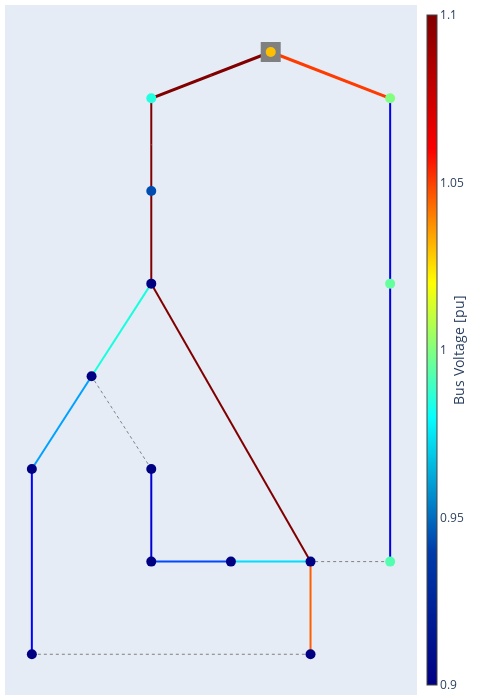

Source (notebook cell):
### Code cell
pp.runpp(network)
pp.plotting.plotly.pf_res_plotly(network, auto_open=False)

### Figure 1 — Plotly figure (JSON) as saved in the notebook; plotly's stock layout.template omitted (floating-point values rounded to 4 significant figures)
{"data": [{"hoverinfo": "text", "legendgroup": "lines", "line": {"color": "rgb(127.5,0.0,0.0)", "dash": "solid", "width": 2}, "mode": "lines", "name": "lines", "showlegend": true, "text": "Line 1-2<br />I = 175.585 %<br />I_from = 0.254 kA<br />I_to = 0.255 kA<br />", "type": "scatter", "x": [4.0, 4.0, 4.0], "y": [15.0, 14.0, 13.0]}, {"hoverinfo": "text", "legendgroup": "lines", "line": {"color": "rgb(127.5,0.0,0.0)", "dash": "solid", "width": 2}, "mode": "lines", "name": "lines", "showlegend": false, "text": "Line 2-3<br />I = 175.916 %<br />I_from = 0.255 kA<br />I_to = 0.255 kA<br />", "type": "scatter", "x": [4.0, 4.0, 4.0], "y": [13.0, 12.0, 11.0]}, {"hoverinfo": "text", "legendgroup": "lines", "line": {"color": "rgb(24.999999999999996,255.0,221.7741935483871)", "dash": "solid", "width": 2}, "mode": "lines", "name": "lines", "showlegend": false, "text": "Line 3-4<br />I = 37.997 %<br />I_from = 0.055 kA<br />I_to = 0.055 kA<br />", "type": "scatter", "x": [4.0, 3.25, 2.5], "y": [11.0, 10.0, 9.0]}, {"hoverinfo": "text", "legendgroup": "lines", "line": {"color": "rgb(0.0,160.5,255.0)", "dash": "solid", "width": 2}, "mode": "lines", "name": "lines", "showlegend": false, "text": "Line 4-5<br />I = 28.399 %<br />I_from = 0.041 kA<br />I_to = 0.041 kA<br />", "type": "scatter", "x": [2.5, 1.75, 1.0], "y": [9.0, 8.0, 7.0]}, {"hoverinfo": "text", "legendgroup": "lines", "line": {"color": "rgb(0.0,0.0,255.0)", "dash": "solid", "width": 2}, "mode": "lines", "name": "lines", "showlegend": false, "text": "Line 5-6<br />I = 12.163 %<br />I_from = 0.017 kA<br />I_to = 0.018 kA<br />", "type": "scatter", "x": [1.0, 1.0, 1.0], "y": [7.0, 5.0, 3.0]}, {"hoverinfo": "text", "legendgroup": "lines", "line": {"color": "rgb(255.0,92.77777777777783,0.0)", "dash": "solid", "width": 2}, "mode": "lines", "name": "lines", "showlegend": false, "text": "Line 7-8<br />I = 81.091 %<br />I_from = 0.118 kA<br />I_to = 0.118 kA<br />", "type": "scatter", "x": [8.0, 8.0, 8.0], "y": [3.0, 4.0, 5.0]}, {"hoverinfo": "text", "legendgroup": "lines", "line": {"color": "rgb(0.0,220.5,254.03225806451613)", "dash": "solid", "width": 2}, "mode": "lines", "name": "lines", "showlegend": false, "text": "Line 8-9<br />I = 34.098 %<br />I_from = 0.049 kA<br />I_to = 0.049 kA<br />", "type": "scatter", "x": [8.0, 7.0, 6.0], "y": [5.0, 5.0, 5.0]}, {"hoverinfo": "text", "legendgroup": "lines", "line": {"color": "rgb(0.0,72.5,255.0)", "dash": "solid", "width": 2}, "mode": "lines", "name": "lines", "showlegend": false, "text": "Line 9-10<br />I = 19.668 %<br />I_from = 0.028 kA<br />I_to = 0.029 kA<br />", "type": "scatter", "x": [6.0, 5.0, 4.0], "y": [5.0, 5.0, 5.0]}, {"hoverinfo": "text", "legendgroup": "lines", "line": {"color": "rgb(0.0,0.0,213.86363636363635)", "dash": "solid", "width": 2}, "mode": "lines", "name": "lines", "showlegend": false, "text": "Line 10-11<br />I = 7.559 %<br />I_from = 0.011 kA<br />I_to = 0.011 kA<br />", "type": "scatter", "x": [4.0, 4.0, 4.0], "y": [5.0, 6.0, 7.0]}, {"hoverinfo": "text", "legendgroup": "lines", "line": {"color": "rgb(127.5,0.0,0.0)", "dash": "solid", "width": 2}, "mode": "lines", "name": "lines", "showlegend": false, "text": "Line 3-8<br />I = 126.555 %<br />I_from = 0.183 kA<br />I_to = 0.184 kA<br />", "type": "scatter", "x": [4.0, 6.0, 8.0], "y": [11.0, 8.0, 5.0]}, {"hoverinfo": "text", "legendgroup": "lines", "line": {"color": "rgb(0.0,0.0,236.59090909090907)", "dash": "solid", "width": 2}, "mode": "lines", "name": "lines", "showlegend": false, "text": "Line 12-13<br />I = 9.476 %<br />I_from = 0.018 kA<br />I_to = 0.018 kA<br />", "type": "scatter", "x": [10.0, 10.0, 10.0], "y": [15.0, 13.0, 11.0]}, {"hoverinfo": "text", "legendgroup": "lines", "line": {"color": "rgb(0.0,0.0,227.49999999999997)", "dash": "solid", "width": 2}, "mode": "lines", "name": "lines", "showlegend": false, "text": "Line 13-14<br />I = 8.909 %<br />I_from = 0.017 kA<br />I_to = 0.017 kA<br />", "type": "scatter", "x": [10.0, 10.0, 10.0], "y": [11.0, 8.0, 5.0]}, {"hoverinfo": "text", "legendgroup": "disconnected lines", "line": {"color": "rgb(128, 128, 128)", "dash": "dot", "width": 1.0}, "mode": "lines", "name": "disconnected branches", "showlegend": true, "text": "Line 6-7<br />I = 0.079 %<br />I_from = 0.0 kA<br />I_to = 0.0 kA<br />", "type": "scatter", "x": [1.0, 4.5, 8.0], "y": [3.0, 3.0, 3.0]}, {"hoverinfo": "text", "legendgroup": "disconnected lines", "line": {"color": "rgb(128, 128, 128)", "dash": "dot", "width": 1.0}, "mode": "lines", "name": "disconnected branches", "showlegend": false, "text": "Line 11-4<br />I = 0.16 %<br />I_from = 0.0 kA<br />I_to = 0.0 kA<br />", "type": "scatter", "x": [4.0, 3.25, 2.5], "y": [7.0, 8.0, 9.0]}, {"hoverinfo": "text", "legendgroup": "disconnected lines", "line": {"color": "rgb(128, 128, 128)", "dash": "dot", "width": 1.0}, "mode": "lines", "name": "disconnected branches", "showlegend": false, "text": "Line 14-8<br />I = 0.037 %<br />I_from = 0.0 kA<br />I_to = 0.0 kA<br />", "type": "scatter", "x": [10.0, 9.0, 8.0], "y": [5.0, 5.0, 5.0]}, {"hoverinfo": "text", "legendgroup": "lines", "marker": {"color": "rgb(128, 128, 128)", "size": 1, "symbol": "circle"}, "mode": "markers", "name": "edge_center", "showlegend": false, "text": ["Line 1-2<br />I = 175.585 %<br />I_from = 0.254 kA<br />I_to = 0.255 kA<br />", "Line 2-3<br />I = 175.916 %<br />I_from = 0.255 kA<br />I_to = 0.255 kA<br />", "Line 3-4<br />I = 37.997 %<br />I_from = 0.055 kA<br />I_to = 0.055 kA<br />", "Line 4-5<br />I = 28.399 %<br />I_from = 0.041 kA<br />I_to = 0.041 kA<br />", "Line 5-6<br />I = 12.163 %<br />I_from = 0.017 kA<br />I_to = 0.018 kA<br />", "Line 7-8<br />I = 81.091 %<br />I_from = 0.118 kA<br />I_to = 0.118 kA<br />", "Line 8-9<br />I = 34.098 %<br />I_from = 0.049 kA<br />I_to = 0.049 kA<br />", "Line 9-10<br />I = 19.668 %<br />I_from = 0.028 kA<br />I_to = 0.029 kA<br />", "Line 10-11<br />I = 7.559 %<br />I_from = 0.011 kA<br />I_to = 0.011 kA<br />", "Line 3-8<br />I = 126.555 %<br />I_from = 0.183 kA<br />I_to = 0.184 kA<br />", "Line 12-13<br />I = 9.476 %<br />I_from = 0.018 kA<br />I_to = 0.018 kA<br />", "Line 13-14<br />I = 8.909 %<br />I_from = 0.017 kA<br />I_to = 0.017 kA<br />", "Line 6-7<br />I = 0.079 %<br />I_from = 0.0 kA<br />I_to = 0.0 kA<br />", "Line 11-4<br />I = 0.16 %<br />I_from = 0.0 kA<br />I_to = 0.0 kA<br />", "Line 14-8<br />I = 0.037 %<br />I_from = 0.0 kA<br />I_to = 0.0 kA<br />"], "type": "scatter", "x": [4.0], "y": [14.0]}, {"hoverinfo": "text", "legendgroup": "2W transformers", "line": {"color": "rgb(127.5,0.0,0.0)", "width": 3.0}, "mode": "lines", "name": "2W transformers", "showlegend": true, "text": "Trafo 0-1<br />I = 117.941 %<br />I_hv = 0.155 kA<br />I_lv = 0.851 kA<br />", "type": "scatter", "x": [7.0, 5.5, 4.0], "y": [16.0, 15.5, 15.0]}, {"hoverinfo": "text", "legendgroup": "2W transformers", "line": {"color": "rgb(255.0,59.44444444444448,0.0)", "width": 3.0}, "mode": "lines", "name": "2W transformers", "showlegend": false, "text": "Trafo 0-12<br />I = 84.698 %<br />I_hv = 0.111 kA<br />I_lv = 0.611 kA<br />", "type": "scatter", "x": [7.0, 8.5, 10.0], "y": [16.0, 15.5, 15.0]}, {"hoverinfo": "text", "legendgroup": "2W transformers", "marker": {"color": "rgb(255.0,59.44444444444448,0.0)", "size": 1, "symbol": "circle"}, "mode": "markers", "name": "edge_center", "showlegend": false, "text": ["Trafo 0-1<br />I = 117.941 %<br />I_hv = 0.155 kA<br />I_lv = 0.851 kA<br />", "Trafo 0-12<br />I = 84.698 %<br />I_hv = 0.111 kA<br />I_lv = 0.611 kA<br />"], "type": "scatter", "x": [5.5], "y": [15.5]}, {"hoverinfo": "text", "marker": {"color": "rgb(128, 128, 128)", "size": 20, "symbol": "square"}, "mode": "markers", "name": "external_grid", "text": ["Bus 0"], "type": "scatter", "x": [7.0], "y": [16.0]}, {"hoverinfo": "text", "marker": {"cmax": 1.1, "cmin": 0.9, "color": [1.03, 0.9849, 0.9434, 0.8805, 0.8786, 0.8773, 0.8758, 0.8594, 0.8681, 0.8671, 0.8658, 0.8656, 1.0, 0.9953, 0.9926], "colorbar": {"thickness": 10, "title": {"side": "right", "text": "Bus Voltage [pu]"}, "x": 1.0}, "colorscale": [[0.0, "rgb(0,0,131)"], [0.2, "rgb(0,60,170)"], [0.4, "rgb(5,255,255)"], [0.6, "rgb(255,255,0)"], [0.8, "rgb(250,0,0)"], [1.0, "rgb(128,0,0)"]], "size": 10, "symbol": "circle"}, "mode": "markers", "name": "buses", "text": ["Bus 0<br />V_m = 1.03 pu<br />V_m = 113.3 kV<br />V_a = 0.0 deg", "Bus 1<br />V_m = 0.985 pu<br />V_m = 19.699 kV<br />V_a = -37.638 deg", "Bus 2<br />V_m = 0.943 pu<br />V_m = 18.868 kV<br />V_a = -39.717 deg", "Bus 3<br />V_m = 0.881 pu<br />V_m = 17.611 kV<br />V_a = -43.339 deg", "Bus 4<br />V_m = 0.879 pu<br />V_m = 17.573 kV<br />V_a = -43.448 deg", "Bus 5<br />V_m = 0.877 pu<br />V_m = 17.547 kV<br />V_a = -43.524 deg", "Bus 6<br />V_m = 0.876 pu<br />V_m = 17.516 kV<br />V_a = -43.613 deg", "Bus 7<br />V_m = 0.859 pu<br />V_m = 17.187 kV<br />V_a = -44.993 deg", "Bus 8<br />V_m = 0.868 pu<br />V_m = 17.362 kV<br />V_a = -44.195 deg", "Bus 9<br />V_m = 0.867 pu<br />V_m = 17.341 kV<br />V_a = -44.237 deg", "Bus 10<br />V_m = 0.866 pu<br />V_m = 17.316 kV<br />V_a = -44.307 deg", "Bus 11<br />V_m = 0.866 pu<br />V_m = 17.312 kV<br />V_a = -44.32 deg", "Bus 12<br />V_m = 1.0 pu<br />V_m = 20.003 kV<br />V_a = -35.487 deg", "Bus 13<br />V_m = 0.995 pu<br />V_m = 19.907 kV<br />V_a = -35.538 deg", "Bus 14<br />V_m = 0.993 pu<br />V_m = 19.851 kV<br />V_a = -35.568 deg"], "type": "scatter", "x": [7.0, 4.0, 4.0, 4.0, 2.5, 1.0, 1.0, 8.0, 8.0, 6.0, 4.0, 4.0, 10.0, 10.0, 10.0], "y": [16.0, 15.0, 13.0, 11.0, 9.0, 7.0, 3.0, 3.0, 5.0, 5.0, 5.0, 7.0, 15.0, 11.0, 5.0]}], "layout": {"autosize": true, "height": 700.0, "hovermode": "closest", "legend": {"itemsizing": "constant"}, "margin": {"b": 5, "l": 5, "r": 5, "t": 5}, "showlegend": false, "title": {"font": {"size": 16}}, "width": 484.6, "xaxis": {"showgrid": false, "showticklabels": false, "zeroline": false}, "yaxis": {"showgrid": false, "showticklabels": false, "zeroline": false}}}
